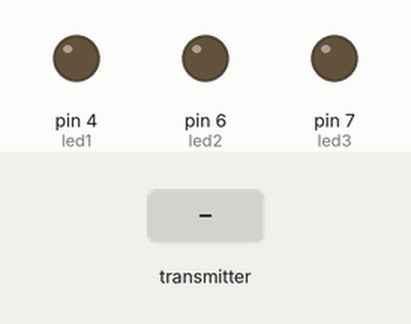
Bench run of a sketch on a simulated Arduino Uno, built with avr-gcc and run on an emulated ATmega328P. Parts: output pins drawn as LEDs (lit = HIGH). The test bench sets the inputs (shaded band). No radio packets arrive unless stated.

Above: at 1.2 s.
1.3 s: the transmitter starts sending bs1 = 1
At 2.5 s:
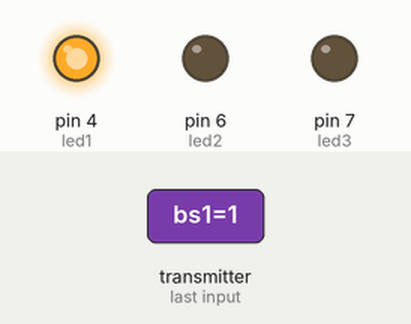
2.8 s: the transmitter starts sending bs2 = 1
At 4.0 s:
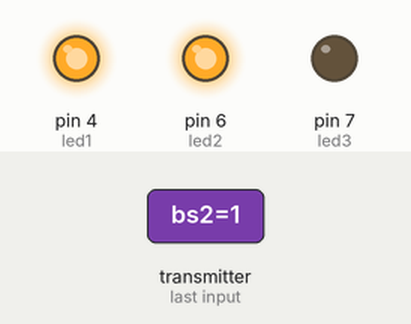
4.3 s: the transmitter starts sending bs3 = 1
At 5.5 s:
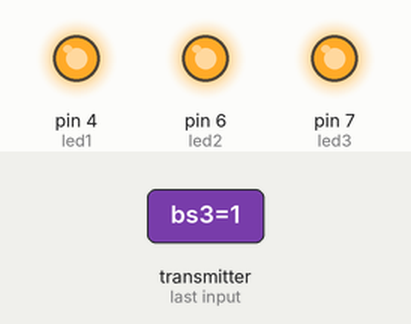
5.8 s: the transmitter starts sending bs1 = 0
At 7.0 s:
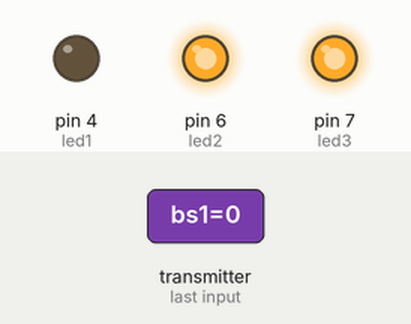
7.3 s: the transmitter starts sending bs2 = 0
At 8.5 s:
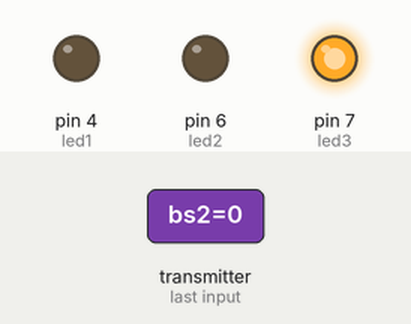
8.8 s: the transmitter starts sending bs1 = 1
At 10.3 s:
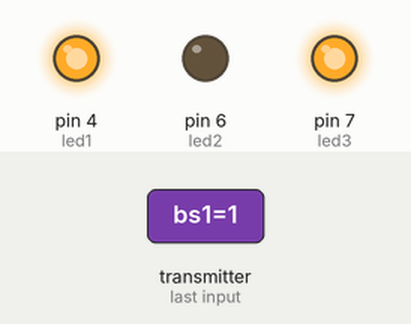
Timing chart, 0 to 11.3 s (numbered marks = the images above; inputs shaded):
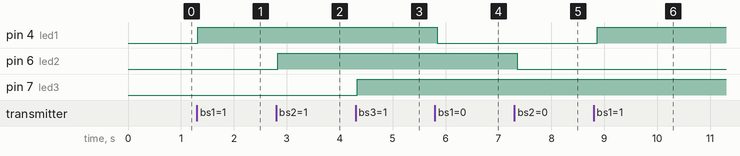

The sketch:

3-led-nrf24.ino
```cpp
#include <SPI.h>
#include <nRF24L01.h>
#include <RF24.h>
#include "printf.h"

RF24 radio(9, 10); // CE, CSN

typedef struct
{
boolean bs1 = 0;
boolean bs2 = 0;
boolean bs3 = 0;
}
controlDef;

//boolean button_test = 0;

controlDef controlPak;

int led1 = 4;
int led2 = 6;
int led3 = 7;


uint8_t address[][6] = {"1Node", "2Node"};

void setup() {


  pinMode(led1, OUTPUT);
  pinMode(led2, OUTPUT);
  pinMode(led3, OUTPUT);

  radio.begin();
  radio.setPALevel(RF24_PA_MIN);
  radio.openWritingPipe(address [1]);
  radio.openReadingPipe(1, address[0]);
  radio.startListening();

}

void loop() {

  if (radio.available())
  {
    radio.read(&controlPak, sizeof(controlPak));

//    radio.read(&button_test, sizeof(button_test));

//    if(button_test == 1)
//      {
//        digitalWrite(led1, HIGH);
//      }
//      else
//      {
//        digitalWrite(led1, LOW);
//      }

    if(controlPak.bs1 == 1)
      {
      digitalWrite(led1, HIGH);
      }
    else
      {
      digitalWrite(led1, LOW);
      }

      if(controlPak.bs2 == 1)
      {
      digitalWrite(led2, HIGH);
      }
   else
      {
      digitalWrite(led2, LOW);
      }

      if(controlPak.bs3 == 1)
      {
      digitalWrite(led3, HIGH);
      }
   else
      {
      digitalWrite(led3, LOW);
      }
  }
  delay(100);
}
```

Measured:
- after the input at 1.3 s, pin 4 (led1): LOW → HIGH at once
- after the input at 2.8 s, pin 6 (led2): LOW → HIGH at once
- after the input at 4.3 s, pin 7 (led3): LOW → HIGH at once
- after the input at 5.8 s, pin 4 (led1): HIGH → LOW after 0.05 s
- after the input at 7.3 s, pin 6 (led2): HIGH → LOW after 0.06 s
- after the input at 8.8 s, pin 4 (led1): LOW → HIGH after 0.07 s
